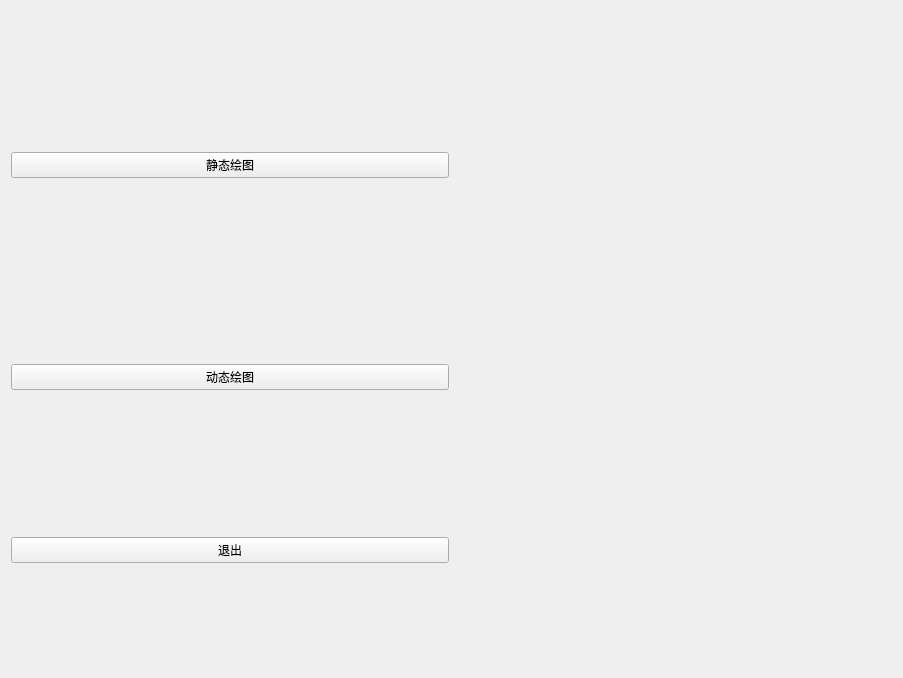
<?xml version="1.0" encoding="UTF-8"?>
<ui version="4.0">
 <class>Form</class>
 <widget class="QWidget" name="Form">
  <property name="geometry">
   <rect>
    <x>0</x>
    <y>0</y>
    <width>903</width>
    <height>678</height>
   </rect>
  </property>
  <property name="windowTitle">
   <string>Form</string>
  </property>
  <layout class="QGridLayout" name="gridLayout">
   <item row="0" column="0">
    <widget class="QPushButton" name="pushButton_2">
     <property name="text">
      <string>静态绘图</string>
     </property>
    </widget>
   </item>
   <item row="0" column="1" rowspan="3">
    <layout class="QVBoxLayout" name="verticalLayout">
     <item>
      <widget class="MatplotlibWidget" name="widget" native="true">
       <property name="minimumSize">
        <size>
         <width>200</width>
         <height>200</height>
        </size>
       </property>
      </widget>
     </item>
     <item>
      <widget class="MatplotlibWidget" name="widget_2" native="true">
       <property name="minimumSize">
        <size>
         <width>200</width>
         <height>200</height>
        </size>
       </property>
      </widget>
     </item>
    </layout>
   </item>
   <item row="1" column="0">
    <widget class="QPushButton" name="pushButton">
     <property name="text">
      <string>动态绘图</string>
     </property>
    </widget>
   </item>
   <item row="2" column="0">
    <widget class="QPushButton" name="quit_btn">
     <property name="text">
      <string>退出</string>
     </property>
    </widget>
   </item>
  </layout>
  <zorder>layoutWidget</zorder>
  <zorder>widget</zorder>
  <zorder>widget_2</zorder>
  <zorder>widget_3</zorder>
  <zorder>widget_2</zorder>
 </widget>
 <customwidgets>
  <customwidget>
   <class>MatplotlibWidget</class>
   <extends>QWidget</extends>
   <header>MatplotlibWidget</header>
   <container>1</container>
  </customwidget>
 </customwidgets>
 <resources/>
 <connections/>
</ui>
